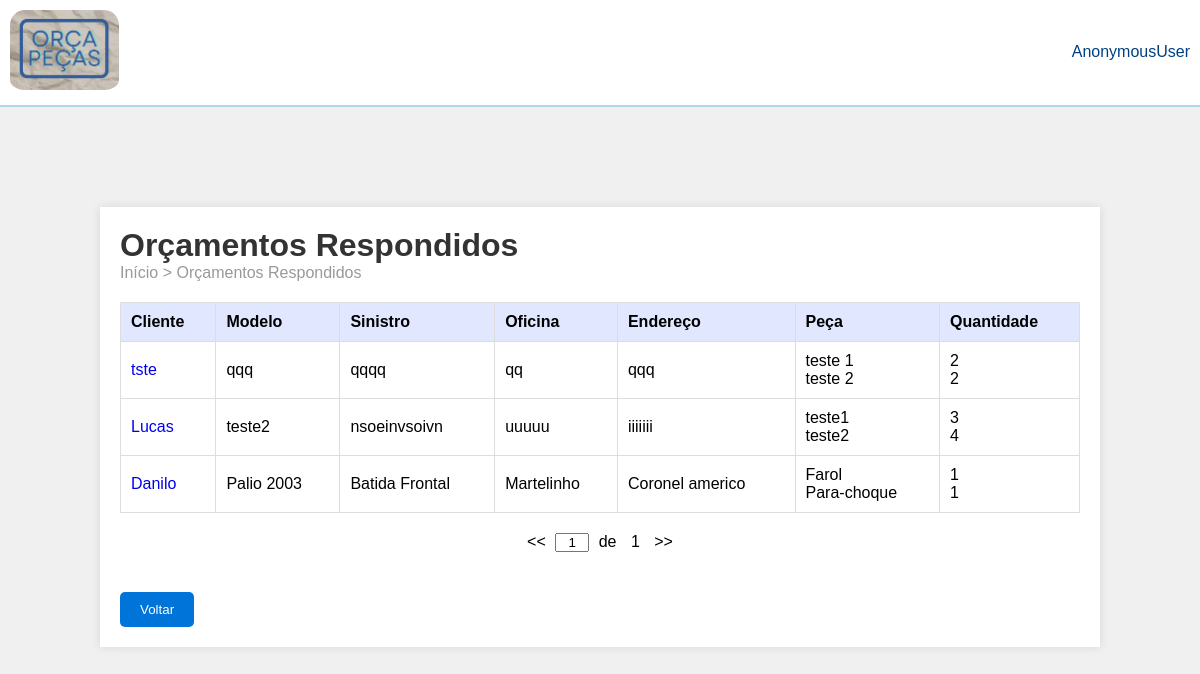
The app's page /orcados/, older data.
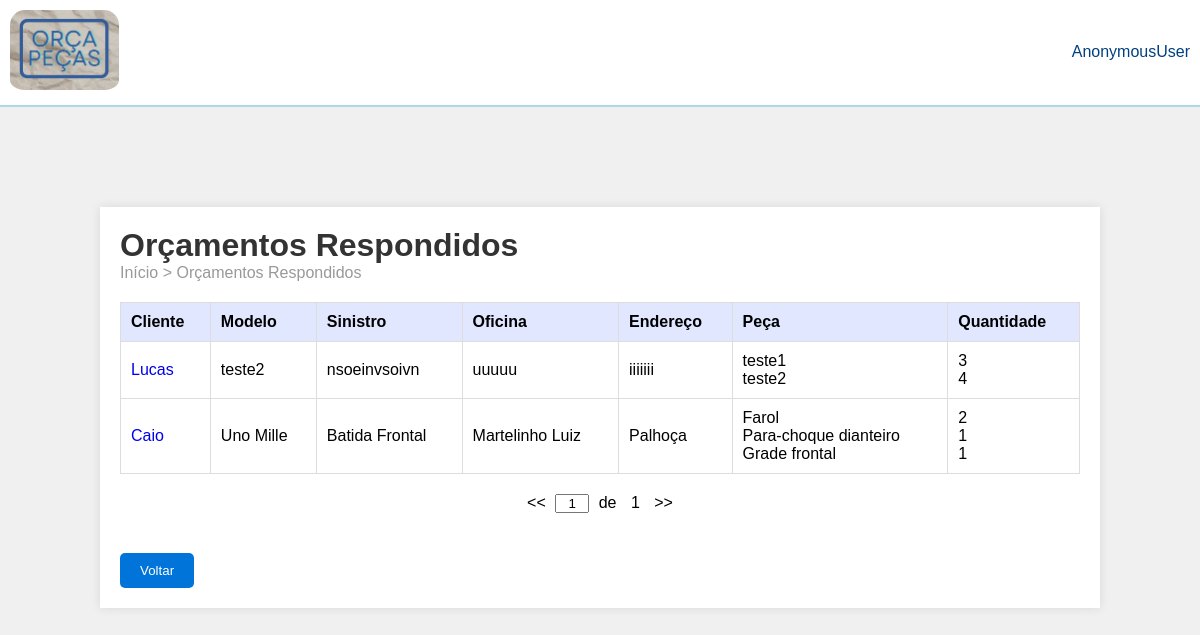
The same page, newer data.
### orcaPecas/models.py (models this page shows, shortened)
class Orcamento(models.Model):
    criador = models.ForeignKey(User, on_delete=models.CASCADE)
    nome = models.CharField(max_length=100)
    modelo = models.CharField(max_length=100)
    placa = models.CharField(max_length=100)
    data_criacao = models.DateTimeField(auto_now_add=True)
    oficina_entrega_nome = models.CharField(max_length=100)
    oficina_entrega_endereco = models.TextField()
    status = models.CharField(max_length=27, default='Pendente')
    comentarios_cliente = models.TextField(blank=True, null=True)
    comentarios_fornecedor = models.TextField(blank=True, null=True)
    prazo_entrega = models.DateField(blank=True, null=True)
    valor_total = models.DecimalField(max_digits=10, decimal_places=2, blank=True, null=True)
    itens_orcamento = models.JSONField(default=list)

### orcaPecas/views.py (the view)
# urls.py: path('orcados/', views.orcados, name='orcados'),
def orcados(request):
    orcamentos = Orcamento.objects.filter(status='aguardando_resposta_cliente')
    return render(request, 'pages/orcados.html', {'orcamentos': orcamentos})

### orcaPecas/templates/pages/orcados.html (shortened to what this page needs)
{% load static %}
<!DOCTYPE html>
<html lang="en">
<head>
    <link rel="stylesheet" href="{% static 'css/style_orcamento.css' %}" />
</head>
<body>
  <header>
    <img src="{% static 'images/logoOrcaPecas.PNG' %}" alt="Logo" />
    <span class="user-name">{{ user }}</span>
  </header>
  <div class="container">
    <h1>Orçamentos Respondidos</h1>
    <div class="breadcrumb">Início > Orçamentos Respondidos</div>
    <div class="table-container">
    <table>
        <thead>
          <th>Cliente</th>
          <th>Modelo</th>
          <th>Sinistro</th>
          <th>Oficina</th>
          <th>Endereço</th>
          <th>Peça</th>
          <th>Quantidade</th>
        </thead>
        <tbody>
            {% for orcamento in orcamentos %}
          <tr>
            <td>
                <a href="{%url 'resposta_orcados' orcamento.id %}">{{orcamento.nome}}</a>
            </td>
            <td>{{orcamento.modelo}}</td>
            <td>{{orcamento.comentarios_cliente}}</td>
            <td>{{orcamento.oficina_entrega_nome}}</td>
            <td>{{orcamento.oficina_entrega_endereco}}</td>
             <td>
                    {% for item in orcamento.itens_orcamento %}
                        {{item.peca}}<br>
                    {% endfor %}
                </td>
             <td>
                    {% for item in orcamento.itens_orcamento %}
                        {{item.quantidade}}<br>
                    {% endfor %}
                </td>
          </tr>
          {% endfor %}
        </tbody>
      </table>
    </div>
    <div class="pagination">
        <span>&lt;&lt;</span>
        <input type="text" value="1">
        <span>de</span>
        <span>1</span>
        <span>&gt;&gt;</span>
    </div>
    <a href="{% url 'index' %}"><button
            type="button"
            class="btn-back"
          >Voltar</button></a>
  </div>
</body>
</html>

Row changes from the older to the newer data that the page shows:
removed Orcamento: nome "tste", modelo "qqq", comentarios_cliente "qqqq", oficina_entrega_nome "qq", oficina_entrega_endereco "qqq", peca "teste 1" "teste 2", quantidade "2" "2"
no longer on this page (row edited): Orcamento: nome "Danilo", modelo "Palio 2003", comentarios_cliente "Batida Frontal", oficina_entrega_nome "Martelinho", oficina_entrega_endereco "Coronel americo", peca "Farol" "Para-choque", quantidade "1" "1"
added Orcamento: nome "Caio", modelo "Uno Mille", comentarios_cliente "Batida Frontal", oficina_entrega_nome "Martelinho Luiz", oficina_entrega_endereco "Palhoça", peca "Farol" "Para-choque dianteiro" "Grade frontal", quantidade "2" "1" "1"
